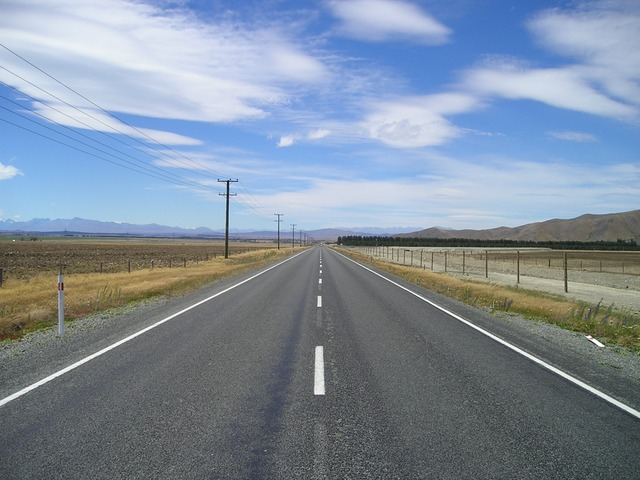
#> input picture carretera.jpeg, 640 x 480 px
$ python color_space.py
#> lines starting #> are read from the running program, lines starting #| are printed output that depends on the picture
import matplotlib.image as image
import matplotlib.pyplot as plt
import numpy as np
import cv2

#COLOR
image  = cv2.imread('carretera.jpeg')
#> image is the input picture: shape (480, 640, 3); mean B, G, R 157, 141.4, 127.9
cv2.imshow('Carretera', image)

#GRAY
gray_img = cv2.cvtColor(image, cv2.COLOR_BGR2GRAY)
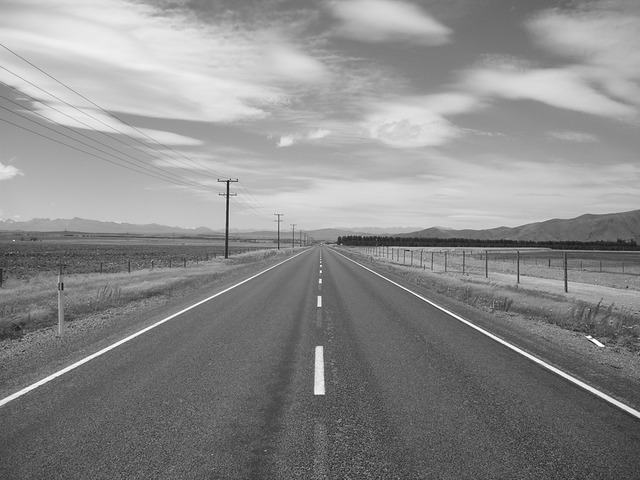
#> gray_img: shape (480, 640); min 14, max 255, mean 139.1
cv2.imshow('Gray', gray_img)

#HSV
hsv_img = cv2.cvtColor(image, cv2.COLOR_BGR2HSV)
#> hsv_img: shape (480, 640, 3); mean H, S, V 91.5, 54, 162.1
cv2.imshow('HSV', hsv_img)

#Split Image
B,G,R = cv2.split(image)
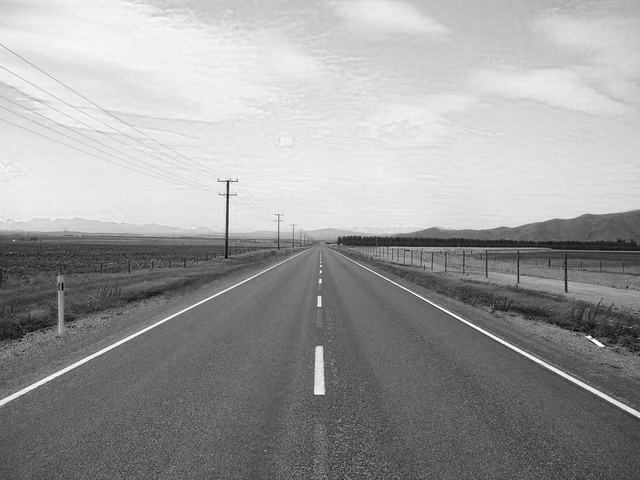
#> B: shape (480, 640); min 0, max 255, mean 157
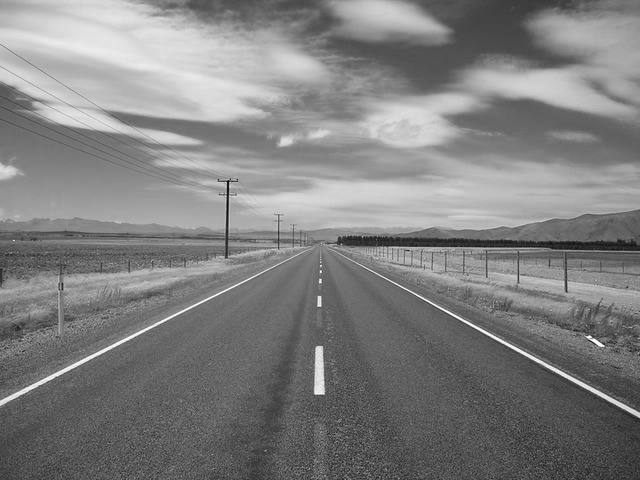
#> R: shape (480, 640); min 9, max 255, mean 127.9
print(B.shape)
#| (480, 640)
#cv2.imshow('Blue Channel', B)  #La imagen sale en escala de grises porque OpenCV intepreta que esta en grises por ser solo un canal

#3D image out of the blue channel
zeros = np.zeros(image.shape[:2], dtype = 'uint8')
cv2.imshow("Blue Channel", cv2.merge([B, zeros, zeros]))
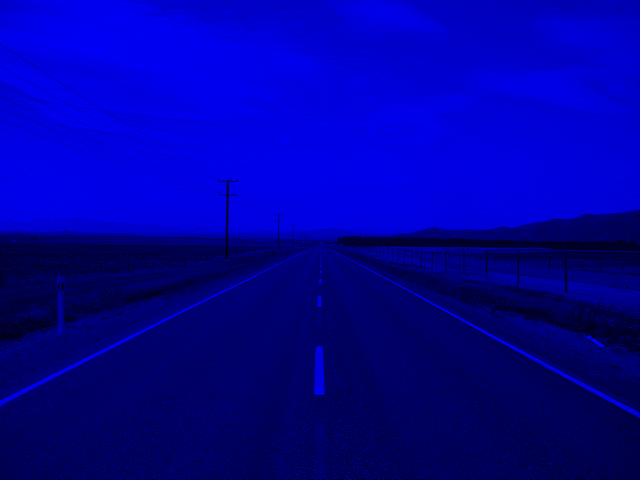
#> window 'Blue Channel': shape (480, 640, 3); mean B, G, R 157, 0, 0

#Re-merged image
image_merge = cv2.merge([B, G, R])
cv2.imshow("Image Merge",image_merge)

#COLOR PLT
plt.imshow(image)
plt.show()

#Final
cv2.waitKey(0)
cv2.destroyAllWindows()

$ run again, with PistaRC.jpg copied over carretera.jpeg
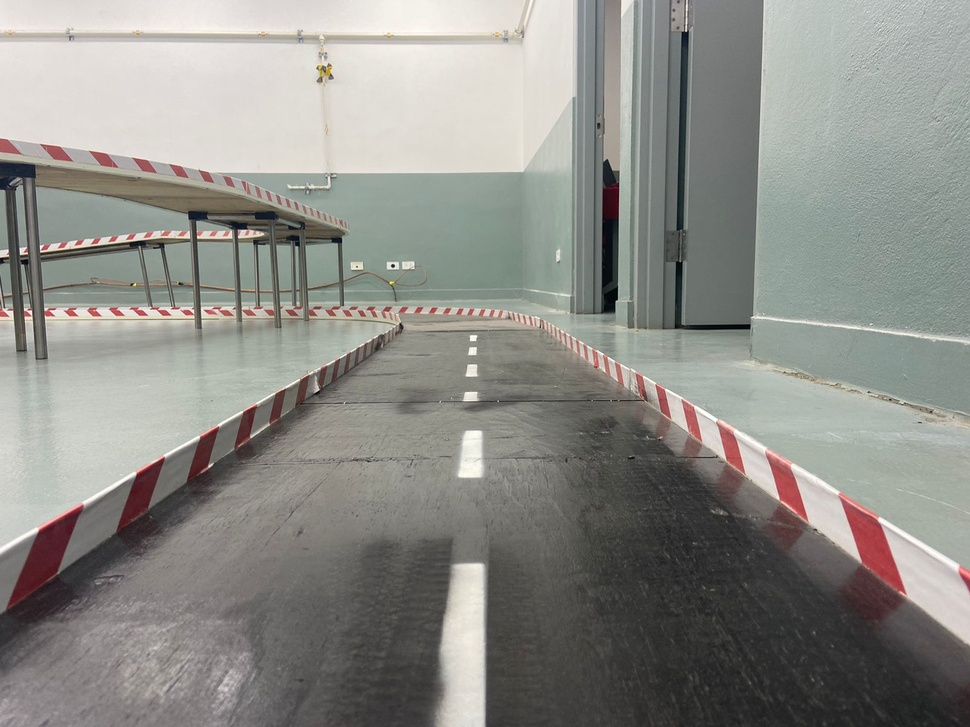
#> input picture PistaRC.jpg, 970 x 727 px, shrunk from 1600 x 1200 before the run
#> image is the input picture: shape (727, 970, 3); mean B, G, R 135.8, 141, 141.2
#> hsv_img: shape (727, 970, 3); mean H, S, V 45.3, 18.7, 144.6
#> `B,G,R = cv2.split(image)`:
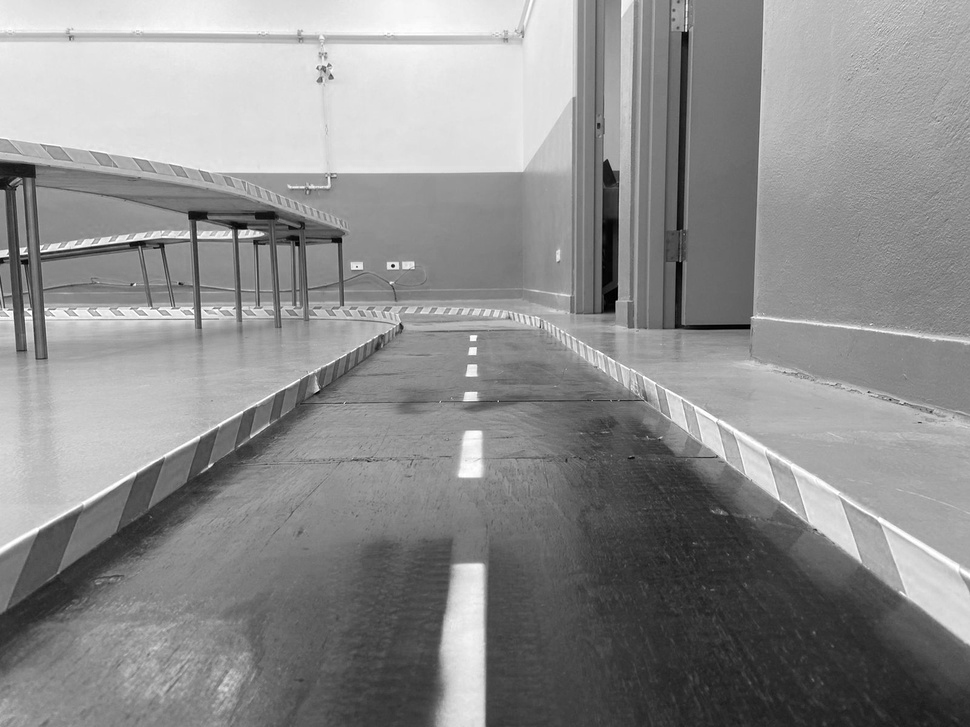
#> R: shape (727, 970); min 0, max 255, mean 141.2
#| (727, 970)
#> `cv2.imshow("Blue Channel", cv2.merge([B, zeros, zeros]))`:
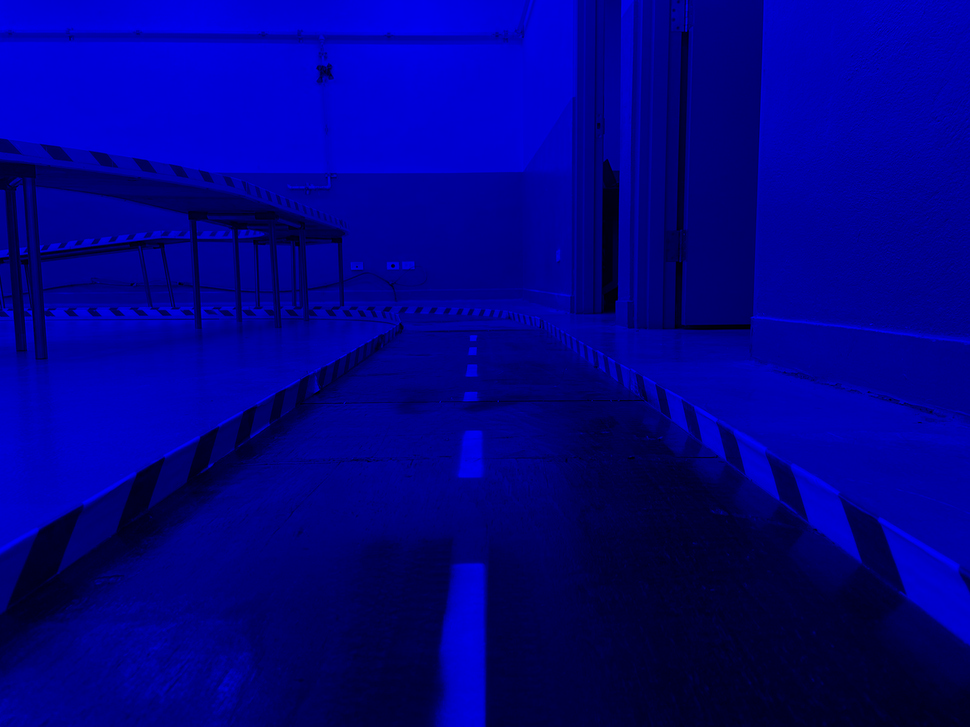
#> window 'Blue Channel': shape (727, 970, 3); mean B, G, R 135.8, 0, 0
